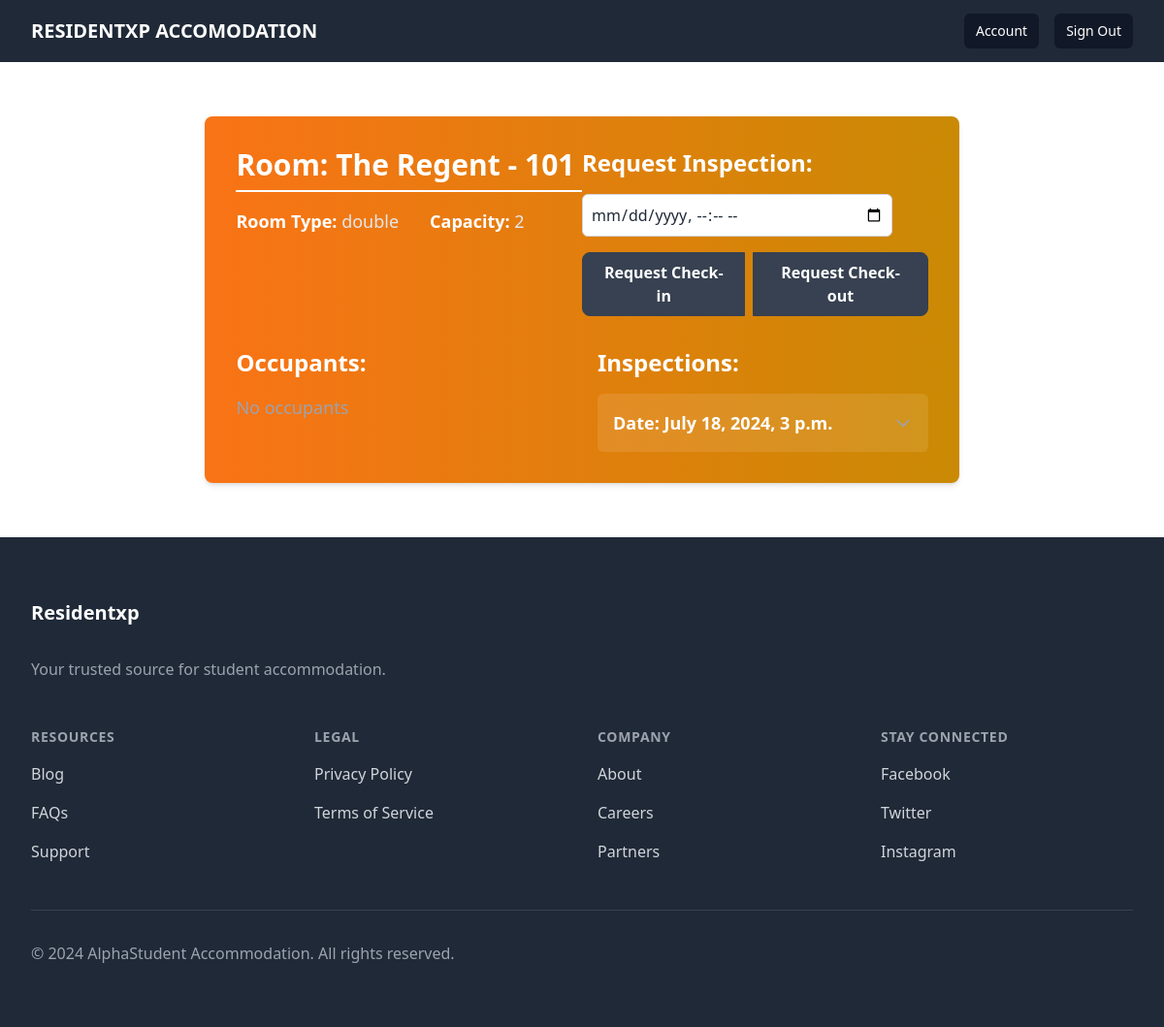
Before: /accommodations/rooms/room/1/ (signed in) with the older database file.
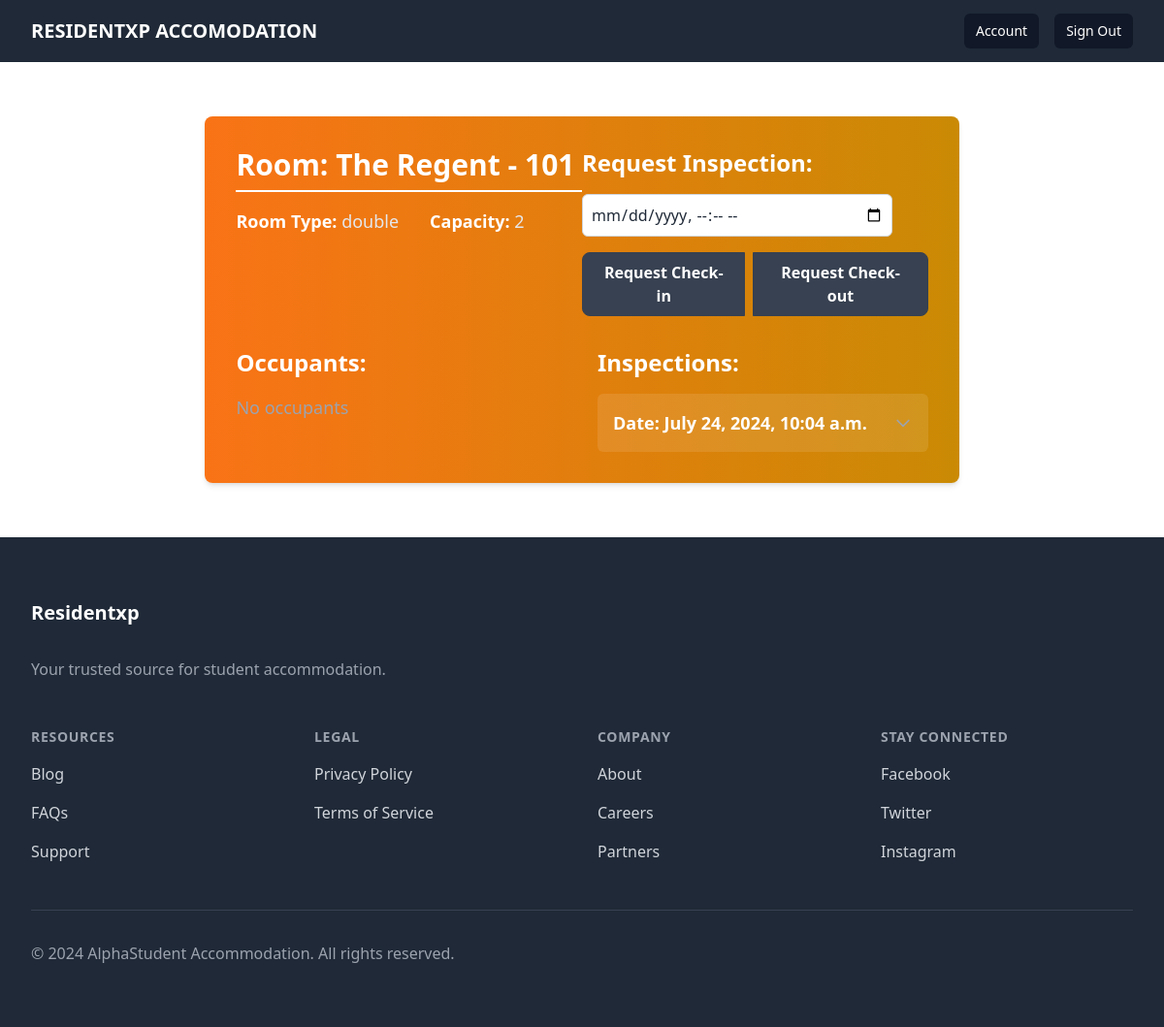
After: the same page with the newer database file.
### accommodations/models.py (models this page shows, shortened)
class RoomInspectionRequest(models.Model):
    room = models.ForeignKey(Room, on_delete=models.CASCADE, related_name='inspection_requests')
    requested_by = models.ForeignKey(CustomUser, on_delete=models.CASCADE)
    requested_at = models.DateTimeField(auto_now_add=True)
    inspection_date = models.DateTimeField(null=True, blank=True)
    status = models.CharField(max_length=20, default='Pending')
    completed = models.BooleanField(default=False)
    type = models.CharField(max_length=20, choices=(
            ('check_in', 'Check-in'),
            ('check_out', 'Check-out'),
        ))

### accommodations/views.py (the view)
# urls.py: path('rooms/room/<int:room_id>/', views.room_detail, name='room_detail'),
@login_required
def room_detail(request, room_id):
    user = request.user
    room = get_object_or_404(Room, pk=room_id)
    inspections_object = room.inspection_requests.all()
    rooms_object = user.rooms.all()
    rooms_with_occupants = {}
    room_occupants = []
    inspections = []
    for inspection in inspections_object:
        inspections.append(inspection)
    for room in rooms_object:
        occupants = room.occupants.all()
        rooms_with_occupants[room] = occupants
    for room, occupants in rooms_with_occupants.items():
        if occupants.exists():
            for occupant in occupants:
                room_occupants.append(occupant)
    return render(request, 'accommodations/room_detail.html', {'room': room, 'inspections': inspections, 'room_occupants': room_occupants})

### accommodations/templates/accommodations/room_detail.html (shortened to what the changed rows need)
{% extends 'base.html' %}
{% block content %}
<div class="container mx-auto px-4 py-8">
    <div class="bg-gradient-to-r from-orange-500 to-yellow-600 rounded-lg shadow-md p-6 lg:p-8">
        <div class="lg:flex lg:justify-between lg:items-start">
            <div class="lg:w-1/2 xl:w-2/3">
                <h1 class="text-2xl lg:text-3xl font-bold text-white mb-4 border-b-2 border-white pb-2">Room: {{ room.building.name }} - {{ room.room_number }}</h1>
            </div>
            <div class="lg:w-1/2 xl:w-1/3 mt-6 lg:mt-0">
                <h2 class="text-2xl font-bold text-white mb-4">Request Inspection:</h2>
            </div>
        </div>
        <div class="mt-8 lg:flex lg:space-x-8">
            <div class="lg:w-1/2 xl:w-2/3">
                <h2 class="text-xl lg:text-2xl font-bold text-white mb-4">Occupants:</h2>
            </div>
            {% if inspections %}
            <div class="lg:w-1/2 xl:w-1/3 mt-8 lg:mt-0">
                <h2 class="text-xl lg:text-2xl font-bold text-white mb-4">Inspections:</h2>
                <ul class="text-lg text-gray-200 space-y-4">
                    {% for inspection in inspections %}
                    <li class="bg-white bg-opacity-10 rounded-md p-4 cursor-pointer hover:bg-opacity-20 transition duration-300" onclick="toggleInspectionDetails(this)">
                        <div class="flex items-center justify-between">
                            <span class="font-semibold text-white">Date: {{ inspection.requested_at }}</span>
                            <svg class="h-5 w-5 text-gray-400 transition-transform duration-200" xmlns="http://www.w3.org/2000/svg" fill="none" viewBox="0 0 24 24" stroke="currentColor">
                                <path stroke-linecap="round" stroke-linejoin="round" stroke-width="2" d="M19 9l-7 7-7-7" />
                            </svg>
                        </div>
                    </li>
                    {% empty %}
                    <li class="text-gray-400">No inspections</li>
                    {% endfor %}
                </ul>
            </div>
            {% endif %}
        </div>
    </div>
</div>
{% endblock %}

Changed rows visible on the page:
removed RoomInspectionRequest: requested_at "July 18, 2024, 3 p.m."
added RoomInspectionRequest: requested_at "July 24, 2024, 10:04 a.m."
